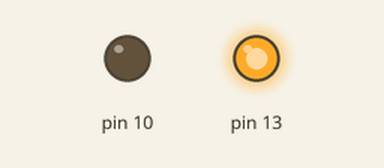
Recording of a sketch running on a simulated Arduino Uno, built with avr-gcc and run on an emulated ATmega328P. Shown: output pins drawn as LEDs (lit = HIGH).

Above: at 1.0 s.
At 3.0 s:
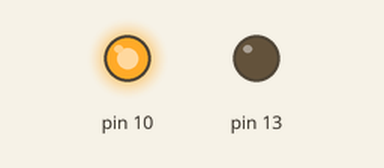
Timing chart, 0 to 5.2 s (numbered marks = the images above):
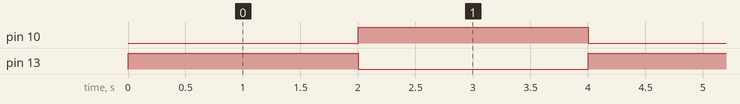

The sketch:

Opdracht_1.ino
```cpp
void setup()
{
  // Stel de pinnen 13 en 10 in als uitvoer
  pinMode(13, OUTPUT);
  pinMode(10, OUTPUT);
}

void loop()
{
  // LED op pin 13 aanzetten, wachten voor 2000 milliseconden, en dan weer uitzetten
  digitalWrite(13, HIGH);
  delay(2000);
  digitalWrite(13, LOW);

    // LED op pin 10 aanzetten, wachten voor 2000 milliseconden, en dan weer uitzetten
  digitalWrite(10, HIGH);
  delay(2000);
  digitalWrite(10, LOW);
}
```

Measured:
- by itself, pin 10, pin 13: alternates HIGH for 2.0 s and LOW for 2.0 s
- by itself, everything shown: repeats every 4.0 s, in 3 steps
